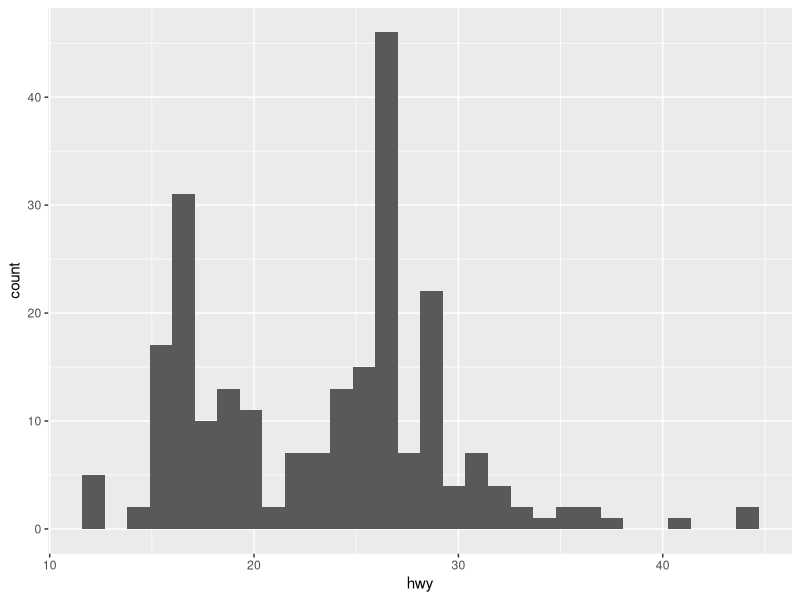
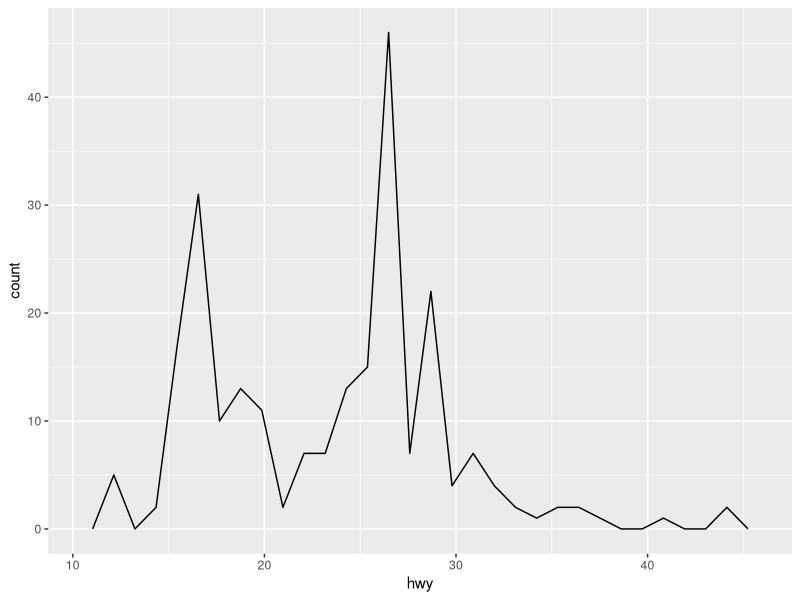
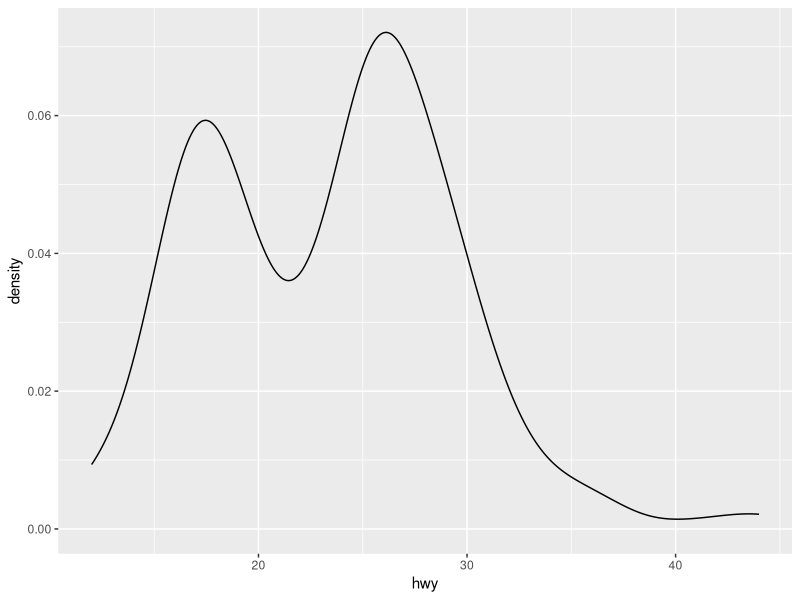
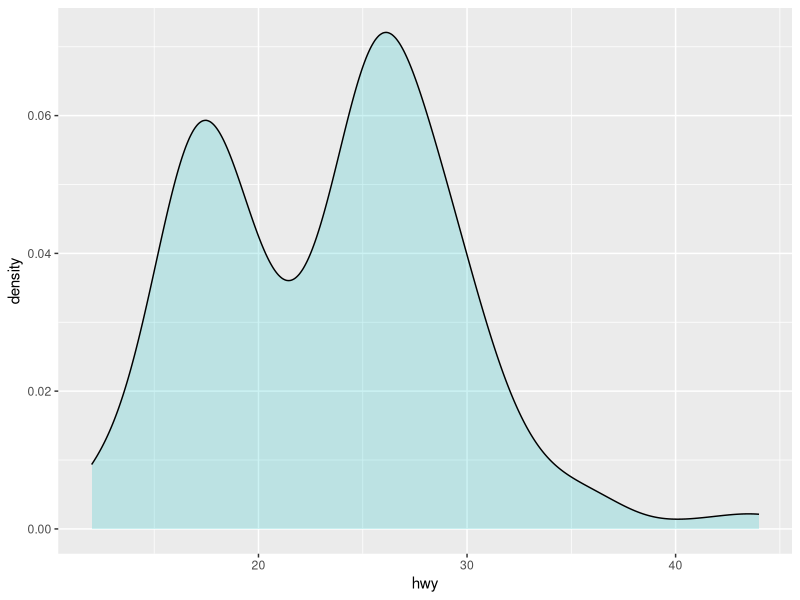
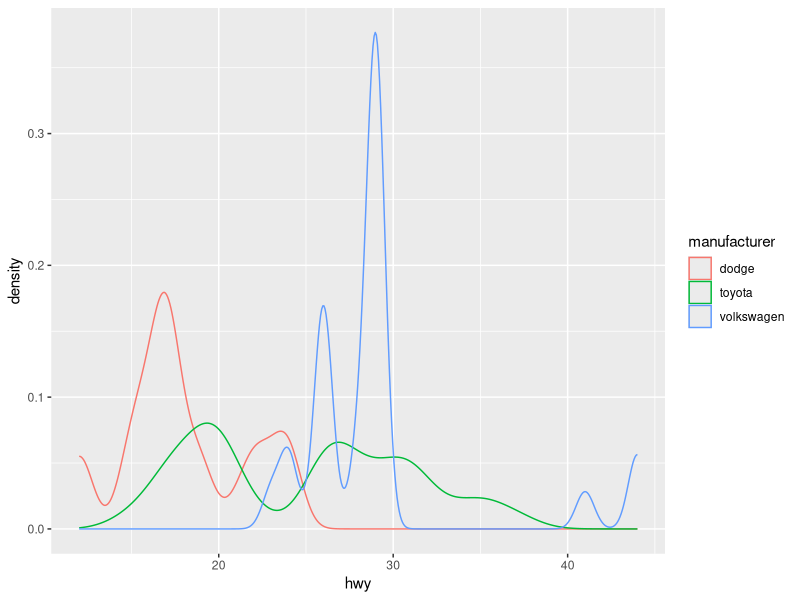
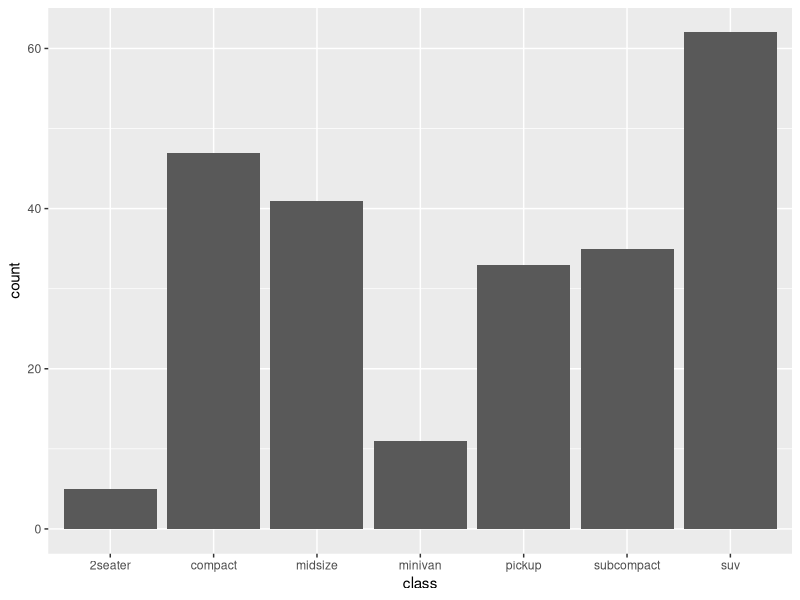
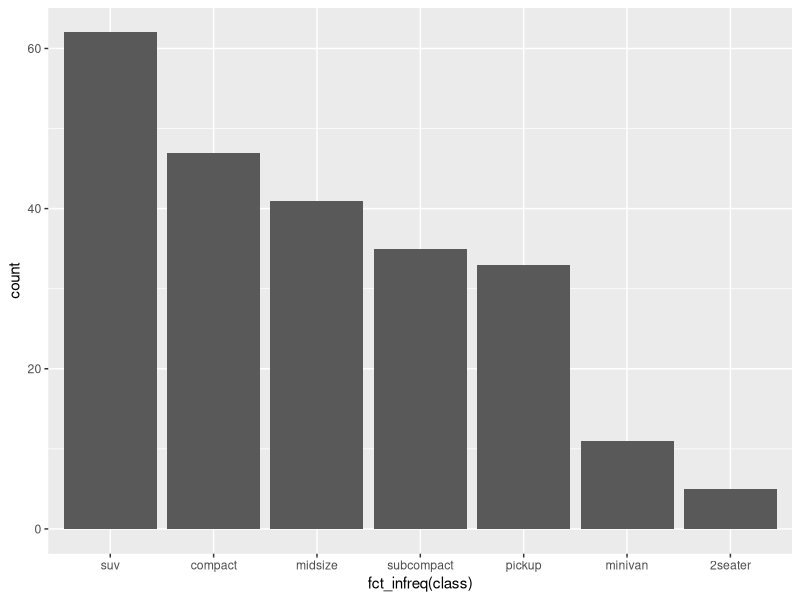
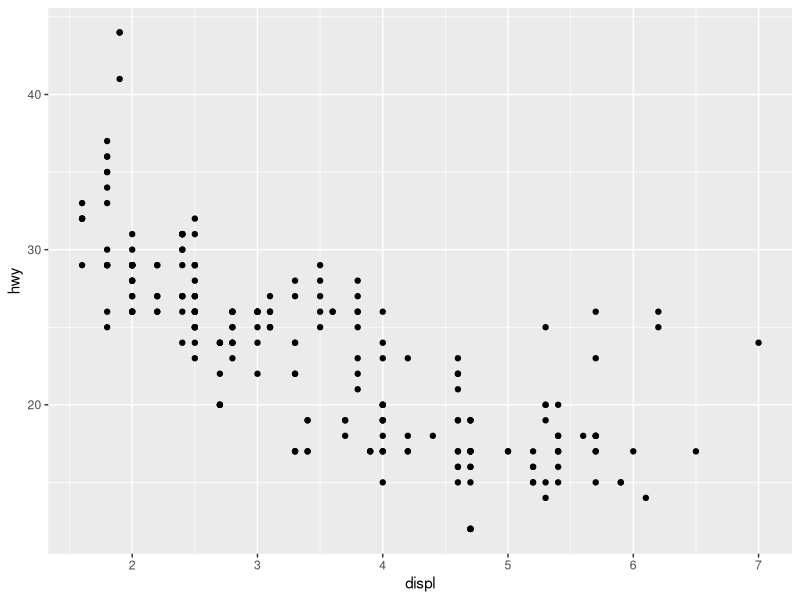

Generate these figures, in order, with R:
## ---- chunk 1
knitr::opts_chunk$set(echo = TRUE)
library(tidyverse)
## ---- chunk 2
ggplot(data = mpg, mapping = aes(x = hwy)) +
geom_histogram()
ggplot(data = mpg, mapping = aes(x = hwy)) +
geom_freqpoly()
ggplot(data = mpg, mapping = aes(x = hwy)) +
geom_density()
## ---- chunk 3
ggplot(data = mpg, aes(x = hwy)) +
geom_density(alpha = .2, fill= "#00BFC4", color = 0,adjust = 1) +
geom_line(stat='density') 
## ---- chunk 4
mpg %>%
filter(manufacturer %in% c("dodge", "toyota", "volkswagen")) %>%
ggplot(aes(x = hwy, color = manufacturer)) +
geom_density(adjust = 0.5)
## ---- chunk 5
ggplot(data = mpg, mapping = aes(x = class)) +
geom_bar()
## ---- chunk 6
ggplot(data = mpg, mapping = aes(x = fct_infreq(class))) +
geom_bar()
## ---- chunk 7
ggplot(data = mpg) +
geom_point(mapping = aes(x = displ, y = hwy))
## ---- chunk 8
ggplot(data = mpg) +
geom_point(mapping = aes(x = displ, y = hwy))
## ---- chunk 9
ggplot(data = mpg) +
geom_smooth(mapping = aes(x = displ, y = hwy))
## ---- chunk 10
ggplot(data = mpg, aes(x = class, y = hwy)) +
geom_boxplot()
## ---- chunk 11
ggplot(data = mpg, aes(x = class, y = hwy)) +
geom_violin()
## ---- chunk 12
ggplot(data = mpg, mapping = aes(x = displ, y = hwy)) +
geom_point() +
geom_smooth()
## ---- chunk 13
library(gridExtra)
p1 <- ggplot(data = mpg) + geom_bar(aes(x = hwy))
p2 <- ggplot(data = mpg) + geom_point(aes(x = hwy, y = displ), alpha = 0.5)
grid.arrange(p1, p2, ncol = 2)
## ---- chunk 14
library(patchwork)
p1 <- ggplot(data = mpg) + geom_bar(aes(x = hwy))
p2 <- ggplot(data = mpg) + geom_point(aes(x = hwy, y = displ), alpha = 0.5)
p1 + p2
